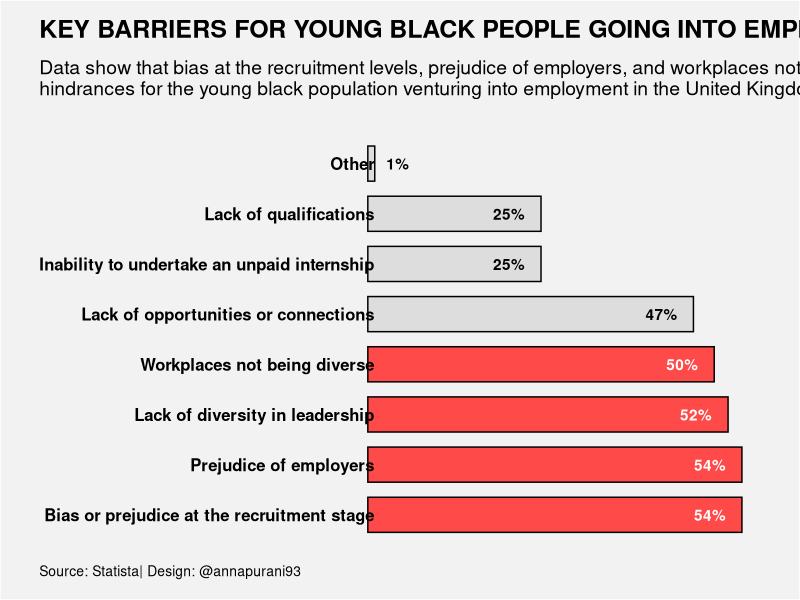
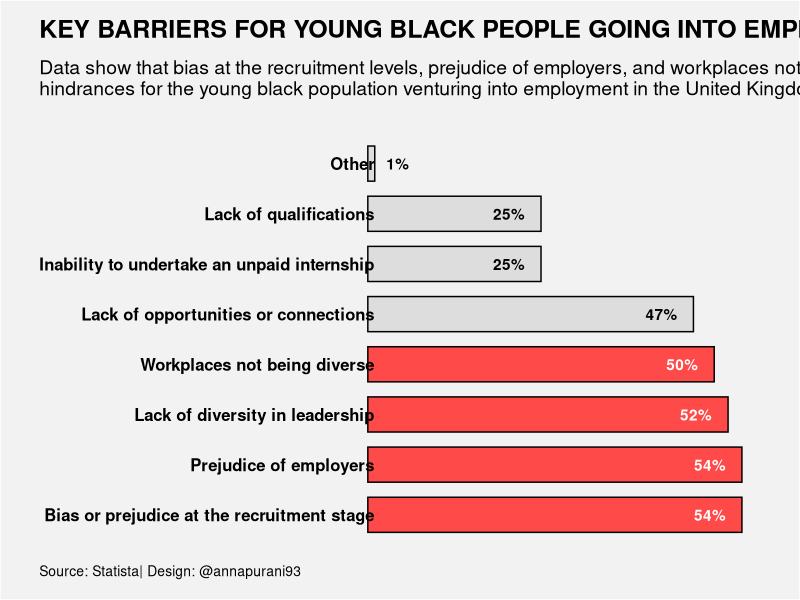

Recreate these plots in R, in order.
library(tidyverse)
barriers<-c("Bias or prejudice at the recruitment stage","Prejudice of employers",
            "Lack of diversity in leadership","Workplaces not being diverse",
            "Lack of opportunities or connections","Inability to undertake an unpaid internship",
            "Lack of qualifications","Other")
value<-c(54,54,52,50,47,25,25,1)

cbind(barriers,value)->df1
data.frame(df1)->df1
df1$value<-as.numeric(df1$value)

df1%>%
  mutate(
    lilt=ifelse(row_number()==1:4,"black","gray95"),
    position=ifelse(row_number()==1:7,1.5,-0.5),
    textcolour=ifelse(row_number()==1:4,"white","black")
  )->df1


ggplot(df1,aes(x=value,y=reorder(barriers,value,decreasing=TRUE),fill=lilt,label=paste0(value,"%")))+
  geom_col(width = 0.7,colour="black")+
  geom_text(fontface="bold",aes(hjust=position,colour=textcolour),show.legend = FALSE)+
  scale_colour_manual(values=c("black","white"))+
  scale_fill_manual(values=c("#fe4a49","#dddddd"))+
  theme(
    axis.text.x = element_blank(),
    axis.text.y = element_text(face="bold",size=12,colour="black",margin=margin(r=-21)),
    axis.title = element_blank(),
    axis.ticks = element_blank(),
    panel.grid = element_blank(),
    plot.background = element_rect(fill="gray95"),
    panel.background = element_rect(fill="gray95"),
    legend.position = "none",
    plot.margin = unit(c(0.5,1,0.5,1),"cm"),
    plot.title.position = "plot",
    plot.caption.position = "plot",
    plot.title = element_text(size=18,face="bold",colour = "black",margin = margin(b=12)),
    plot.subtitle = element_text(size=14,colour = "black",margin = margin(b=24)),
    plot.caption = element_text(hjust=0,size=10,colour = "black",margin = margin(t=12))
  )+
  labs(title="KEY BARRIERS FOR YOUNG BLACK PEOPLE GOING INTO EMPLOYMENT IN THE UK",
       subtitle=str_wrap("Data show that bias at the recruitment levels, prejudice of employers, and workplaces not being diverse were the main hindrances for the young black population venturing into employment in the United Kingdom, in 2020",120),
       caption="Source: Statista| Design: @annapurani93"
      )->plot1


ggsave("keybarriers.png",plot1,width = 12,height = 7)
ggsave("keybarriers.pdf",plot1,width = 12,height = 7)
